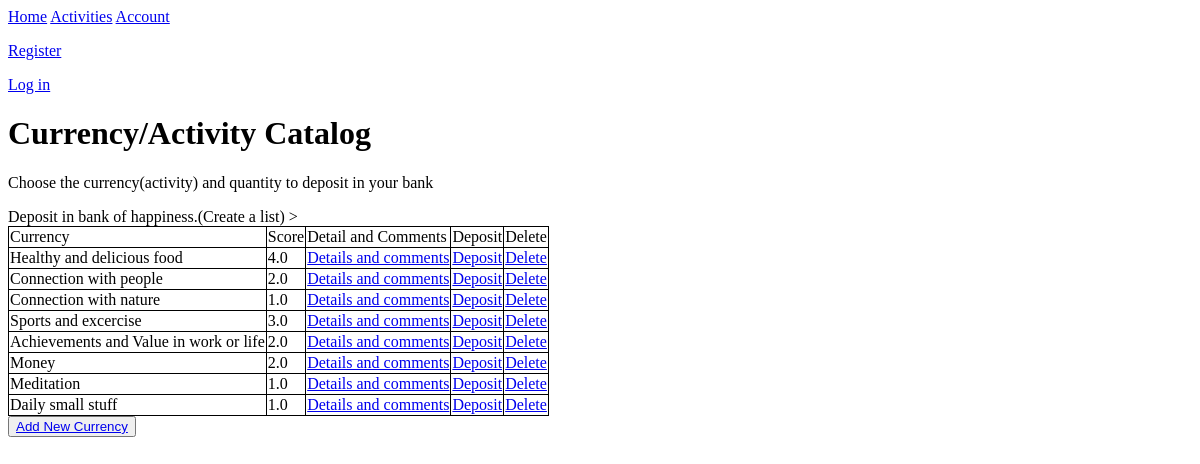
The page /activities on the database as committed earlier.
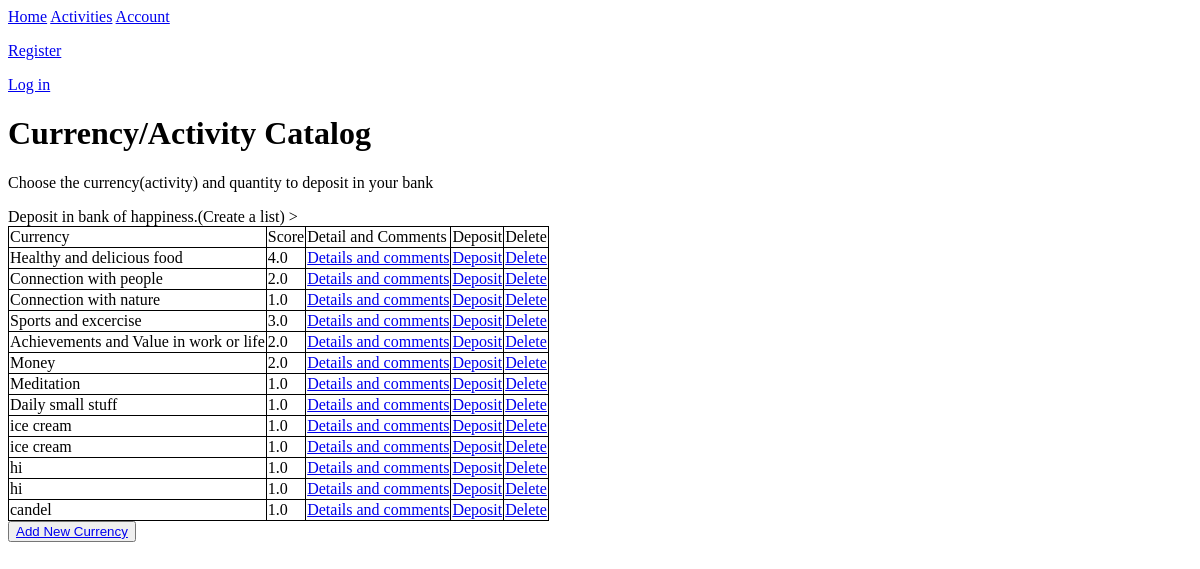
The same page on the database as committed later.
### tables this page shows
CREATE TABLE activities
(
              activity_id INTEGER PRIMARY KEY AUTOINCREMENT,
           
              name TEXT NOT NULL,
              score REAL NOT NULL,
              description TEXT,
              comment TEXT NOT NULL

);

### app.py (the view)
@app.route('/activities')
def activities():
    db = get_db()
    activities = db.execute('''SELECT * FROM activities;''').fetchall()
    return render_template('activities.html', activities=activities)

### app.py (called while the page is built)
@app.before_request
def logged_in_user():
    g.user = session.get('user_id', None)

### database.py (called while the page is built)
def get_db():
    if 'db' not in g:
        g.db = sqlite3.connect(DATABASE, detect_types=sqlite3.PARSE_DECLTYPES)
        g.db.row_factory = sqlite3.Row
    return g.db

### templates/activities.html (shortened to what this page needs)
{% extends 'base.html' %} {% block main_content %}
<h1>Currency/Activity Catalog</h1>
<p>Choose the currency(activity) and quantity to deposit in your bank</p>
Deposit in bank of happiness.(Create a list)
<table>
  <tr>
    <td>Currency</td>
    <td>Score</td>
    <td>Detail and Comments</td>
    <td>Deposit</td>
    <td>Delete</td>
  </tr>
  {% for activity in activities %}
  <tr>
    <td>{{activity['name']}}</td>
    <td>{{activity['score']}}</td>
    <td>
      <a href="{{url_for('activity',activity_id=activity['activity_id'])}}"
        >Details and comments</a
      >
    </td>
    <td>
      <a
        href="{{url_for('add_to_account',activity_id=activity['activity_id'])}}"
        >Deposit</a
      >
    </td>
    <td>
      <a href="{{url_for('delete',activity_id=activity['activity_id'])}}"
        >Delete</a
      >
    </td>
  </tr>
  {% endfor %}
</table>
<button>
  <a href="{{url_for('insert_activities',name=name)}}">Add New Currency</a>
</button>
{{message}} {% endblock %}

### templates/base.html (shortened to what this page needs)
<!DOCTYPE html>
<html lang="en">
  <head>
    <link href="../static/style.css" rel="stylesheet" />
  </head>
  <body>
    <header>
      <a href="{{url_for('index')}}">Home</a>
      <a href="{{url_for('activities')}}">Activities</a>
      <a href="{{url_for('account')}}">Account</a>
      {% if g.user %}
      <p>User id: {{g.user}}</p>
      <p><a href="{{url_for('logout')}}">Log out</a></p>
      {% else %}
      <p><a href="{{url_for('register')}}">Register</a></p>
      <p><a href="{{url_for('login')}}">Log in</a></p>
      {% endif %}
    </header>
  </body>
</html>
{% block main_content %} {% endblock %}

### static/style.css (style rules this page uses)
table { border-collapse: collapse; }
th, td { border: 1px solid black; }

Rows that differ between the two databases and show on the page:
added activities: name "ice cream", score "1.0"
added activities: name "ice cream", score "1.0"
added activities: name "hi", score "1.0"
added activities: name "hi", score "1.0"
added activities: name "candel", score "1.0"
